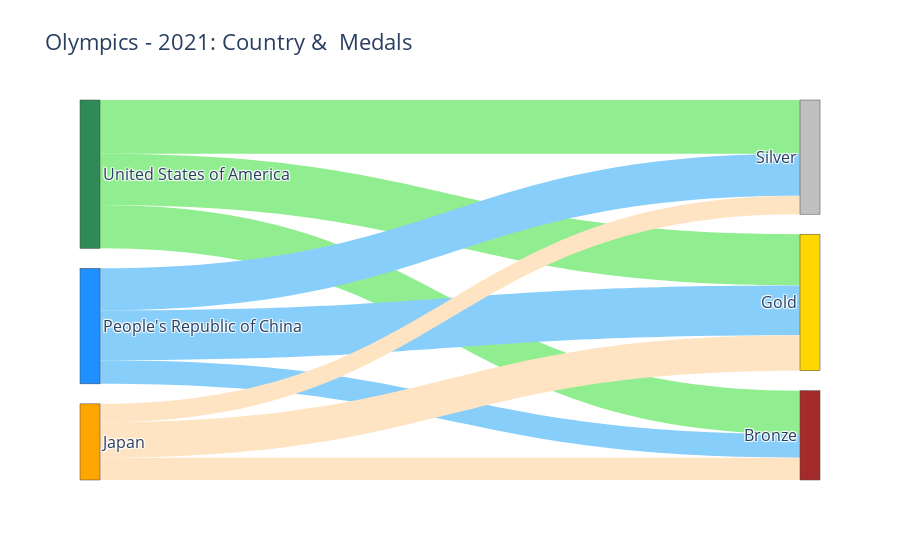

Notebook cell for this chart:
### Markdown cell above
### Display a basic Sankey diagram

### Code cell
NODES = dict( #           0                               1                          2        3       4           5
            label = ["United States of America", "People's Republic of China",   "Japan", "Gold", "Silver", "Bronze"],
            color = ["seagreen",                 "dodgerblue",                  "orange", "gold", "silver", "brown" ],)

LINKS = dict(   source = [  0,  0,  0,  1,  1,  1,  2,  2,  2], # The origin or the source nodes of the link
                target = [  3,  4,  5,  3,  4,  5,  3,  4,  5], # The destination or the target nodes of the link
                value =  [ 39, 41, 33, 38, 32, 18, 27, 14, 17], # The width (quantity) of the links 
                # Color of the links 
                # Target Node:    3-Gold          4 -Silver        5-Bronze           
                color =     [   "lightgreen",   "lightgreen",   "lightgreen",      # Source Node: 0 - United States of America
                                "lightskyblue", "lightskyblue", "lightskyblue",    # Source Node: 1 - People's Republic of China
                                "bisque",       "bisque",       "bisque"],)        # Source Node: 2 - Japan

data = go.Sankey(node = NODES, link = LINKS)
fig = go.Figure(data)
fig.update_layout(title="Olympics - 2021: Country &  Medals",  font_size=16)
fig.show()

# Colors are at https://developer.mozilla.org/en-US/docs/Web/CSS/color_value

### Figure 1 — Plotly figure (JSON) as saved in the notebook; plotly's stock layout.template omitted (floating-point values rounded to 4 significant figures)
{"data": [{"link": {"color": ["lightgreen", "lightgreen", "lightgreen", "lightskyblue", "lightskyblue", "lightskyblue", "bisque", "bisque", "bisque"], "source": [0, 0, 0, 1, 1, 1, 2, 2, 2], "target": [3, 4, 5, 3, 4, 5, 3, 4, 5], "value": [39, 41, 33, 38, 32, 18, 27, 14, 17]}, "node": {"color": ["seagreen", "dodgerblue", "orange", "gold", "silver", "brown"], "label": ["United States of America", "People's Republic of China", "Japan", "Gold", "Silver", "Bronze"]}, "type": "sankey"}], "layout": {"font": {"size": 16}, "title": {"text": "Olympics - 2021: Country &  Medals"}}}
